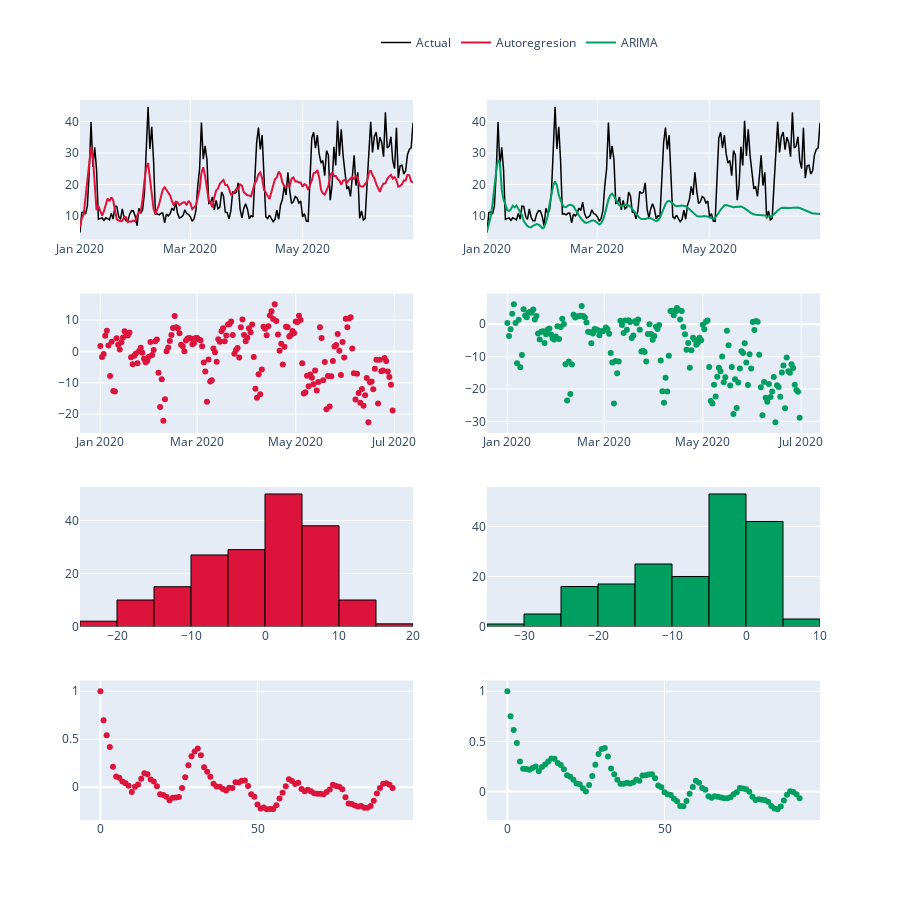

The cell this chart's notebook holds for it:
### Markdown cell above
---
# Residual Diagnostic for Testing Set

---
The residual diagnostic for testing set and improving the forecasting ability will be left for future work.

### Code cell
fig = make_subplots(rows=4, cols=2)

autoreg_acf = acf(autoreg_predict["error"], nlags=93)
arima_acf = acf(arima_predict["error"], nlags=93)
lags = [val for val in range(len(arima_acf))]


plot_trace = [ go.Scatter(x=test_set["power_date"], y=test_set["value (k_wh)"], line=dict(color="black", width=1.5)
                           , showlegend=True, legendgroup="Actual", name="Actual")
                , go.Scatter(x=test_set["power_date"], y=test_set["value (k_wh)"], line=dict(color="black", width=1.5)
                           , showlegend=False, legendgroup="Actual", name="Actual")
                , go.Scatter(x=autoreg_predict.index, y=autoreg_predict["predicted"], line=dict(color="#DC143C")
                              , showlegend=True, legendgroup="Autoregression", name="Autoregresion")
                , go.Scatter(x=arima_predict.index, y=arima_predict["predicted_mean"], line=dict(color="#009E60")
                              , showlegend=True, legendgroup="ARIMA", name="ARIMA")]

residual_dist = [ go.Scatter(x=autoreg_predict.index, y=autoreg_predict["error"]
                             , mode="markers", marker=dict(color="#DC143C")
                             , showlegend=False, legendgroup="Autoregression", name="Autoregresion")
                , go.Scatter(x=arima_predict.index, y=arima_predict["error"]
                             , mode="markers", marker=dict(color="#009E60")
                             , showlegend=False, legendgroup="ARIMA", name="ARIMA")]

residual_dist_2 = [ go.Histogram(x=autoreg_predict["error"], marker=dict(color="#DC143C", line_width=1, line_color="black")
                                , showlegend=False, legendgroup="Autoregression", name="Autoregresion")
                    , go.Histogram(x=arima_predict["error"], marker=dict(color="#009E60", line_width=1, line_color="black")
                                , showlegend=False, legendgroup="ARIMA", name="ARIMA")
                    ]

acf_traces = [ go.Scatter(x=lags, y=autoreg_acf
                             , mode="markers", marker=dict(color="#DC143C")
                             , showlegend=False, legendgroup="Autoregression", name="Autoregresion")
                , go.Scatter(x=lags, y=arima_acf
                             , mode="markers", marker=dict(color="#009E60")
                             , showlegend=False, legendgroup="ARIMA", name="ARIMA")]

for num, md in enumerate(plot_trace):
    fig.add_trace(md, row=1, col=num%2+1)

for num, md in enumerate(residual_dist):
    fig.add_trace(md, row=2, col=num%2+1)

for num, md in enumerate(residual_dist_2):
    fig.add_trace(md, row=3, col=num%2+1)

for num, md in enumerate(acf_traces):
    fig.add_trace(md, row=4, col=num%2+1)


fig.update_layout(height=900, legend=dict(yanchor="top", y=1.1, xanchor="left", x=0.4, orientation="h"))



fig.show()

### Figure 1 — Plotly figure (JSON) as saved in the notebook; plotly's stock layout.template omitted (floating-point values rounded to 4 significant figures; data arrays with more than 128 entries replaced by an {"elided": "..."} marker saying what was removed)
{"data": [{"legendgroup": "Actual", "line": {"color": "black", "width": 1.5}, "name": "Actual", "showlegend": true, "type": "scatter", "x": {"elided": "182 str values"}, "xaxis": "x", "y": {"elided": "182 float values"}, "yaxis": "y"}, {"legendgroup": "Actual", "line": {"color": "black", "width": 1.5}, "name": "Actual", "showlegend": false, "type": "scatter", "x": {"elided": "182 str values"}, "xaxis": "x2", "y": {"elided": "182 float values"}, "yaxis": "y2"}, {"legendgroup": "Autoregression", "line": {"color": "#DC143C"}, "name": "Autoregresion", "showlegend": true, "type": "scatter", "x": {"elided": "182 str values"}, "xaxis": "x", "y": {"elided": "182 float values"}, "yaxis": "y"}, {"legendgroup": "ARIMA", "line": {"color": "#009E60"}, "name": "ARIMA", "showlegend": true, "type": "scatter", "x": {"elided": "182 str values"}, "xaxis": "x2", "y": {"elided": "182 float values"}, "yaxis": "y2"}, {"legendgroup": "Autoregression", "marker": {"color": "#DC143C"}, "mode": "markers", "name": "Autoregresion", "showlegend": false, "type": "scatter", "x": {"elided": "182 str values"}, "xaxis": "x3", "y": {"elided": "182 float values"}, "yaxis": "y3"}, {"legendgroup": "ARIMA", "marker": {"color": "#009E60"}, "mode": "markers", "name": "ARIMA", "showlegend": false, "type": "scatter", "x": {"elided": "182 str values"}, "xaxis": "x4", "y": {"elided": "182 float values"}, "yaxis": "y4"}, {"legendgroup": "Autoregression", "marker": {"color": "#DC143C", "line": {"color": "black", "width": 1}}, "name": "Autoregresion", "showlegend": false, "type": "histogram", "x": {"elided": "182 float values"}, "xaxis": "x5", "yaxis": "y5"}, {"legendgroup": "ARIMA", "marker": {"color": "#009E60", "line": {"color": "black", "width": 1}}, "name": "ARIMA", "showlegend": false, "type": "histogram", "x": {"elided": "182 float values"}, "xaxis": "x6", "yaxis": "y6"}, {"legendgroup": "Autoregression", "marker": {"color": "#DC143C"}, "mode": "markers", "name": "Autoregresion", "showlegend": false, "type": "scatter", "x": [0, 1, 2, 3, 4, 5, 6, 7, 8, 9, 10, 11, 12, 13, 14, 15, 16, 17, 18, 19, 20, 21, 22, 23, 24, 25, 26, 27, 28, 29, 30, 31, 32, 33, 34, 35, 36, 37, 38, 39, 40, 41, 42, 43, 44, 45, 46, 47, 48, 49, 50, 51, 52, 53, 54, 55, 56, 57, 58, 59, 60, 61, 62, 63, 64, 65, 66, 67, 68, 69, 70, 71, 72, 73, 74, 75, 76, 77, 78, 79, 80, 81, 82, 83, 84, 85, 86, 87, 88, 89, 90, 91, 92, 93], "xaxis": "x7", "y": [1, 0.6987, 0.5421, 0.4194, 0.2141, 0.1113, 0.09755, 0.06031, 0.04138, 0.01505, -0.04941, 0.003999, 0.02873, 0.08725, 0.1446, 0.1348, 0.08, 0.05986, 0.00843, -0.07269, -0.08213, -0.101, -0.136, -0.1091, -0.1063, -0.1021, -0.009449, 0.1042, 0.2282, 0.3214, 0.3712, 0.4033, 0.3325, 0.2075, 0.16, 0.1098, 0.03695, 0.007353, 0.004666, -0.01941, -0.03367, -0.006619, -0.007695, 0.05091, 0.04819, 0.06661, 0.0688, 0.01224, -0.07441, -0.1008, -0.1818, -0.2219, -0.2127, -0.2302, -0.2262, -0.2273, -0.1882, -0.1192, -0.05847, 0.009105, 0.08328, 0.06425, 0.03307, 0.04569, -0.01864, -0.04264, -0.02617, -0.04136, -0.06373, -0.06949, -0.06915, -0.07359, -0.04931, -0.02528, 0.02651, 0.01102, 0.004441, -0.02143, -0.105, -0.169, -0.1746, -0.1897, -0.2008, -0.1967, -0.2132, -0.215, -0.1954, -0.1416, -0.06486, -0.00939, 0.0346, 0.0412, 0.02451, -0.009231], "yaxis": "y7"}, {"legendgroup": "ARIMA", "marker": {"color": "#009E60"}, "mode": "markers", "name": "ARIMA", "showlegend": false, "type": "scatter", "x": [0, 1, 2, 3, 4, 5, 6, 7, 8, 9, 10, 11, 12, 13, 14, 15, 16, 17, 18, 19, 20, 21, 22, 23, 24, 25, 26, 27, 28, 29, 30, 31, 32, 33, 34, 35, 36, 37, 38, 39, 40, 41, 42, 43, 44, 45, 46, 47, 48, 49, 50, 51, 52, 53, 54, 55, 56, 57, 58, 59, 60, 61, 62, 63, 64, 65, 66, 67, 68, 69, 70, 71, 72, 73, 74, 75, 76, 77, 78, 79, 80, 81, 82, 83, 84, 85, 86, 87, 88, 89, 90, 91, 92, 93], "xaxis": "x8", "y": [1, 0.7497, 0.6149, 0.4844, 0.301, 0.2283, 0.2263, 0.2172, 0.2355, 0.2513, 0.2035, 0.2443, 0.2699, 0.3006, 0.3296, 0.3272, 0.2851, 0.2641, 0.2227, 0.1641, 0.1492, 0.1185, 0.08088, 0.07383, 0.03317, 0.001567, 0.06633, 0.1566, 0.2688, 0.3759, 0.425, 0.435, 0.3503, 0.2304, 0.1723, 0.1191, 0.07789, 0.07775, 0.08903, 0.08164, 0.09023, 0.1171, 0.1084, 0.1612, 0.1633, 0.1705, 0.1719, 0.1327, 0.06081, 0.04425, -0.007158, -0.02526, -0.03369, -0.07229, -0.09654, -0.1432, -0.1461, -0.0944, -0.02016, 0.04546, 0.1078, 0.08768, 0.03612, 0.01745, -0.04671, -0.06012, -0.04603, -0.05068, -0.05937, -0.06673, -0.06607, -0.05711, -0.02604, -0.005803, 0.03523, 0.03, 0.02248, -0.001153, -0.04993, -0.08291, -0.07687, -0.0815, -0.0853, -0.1019, -0.1437, -0.1675, -0.1759, -0.1492, -0.08874, -0.03, 0.004067, -0.003178, -0.02528, -0.06567], "yaxis": "y8"}], "layout": {"height": 900, "legend": {"orientation": "h", "x": 0.4, "xanchor": "left", "y": 1.1, "yanchor": "top"}, "xaxis": {"anchor": "y", "domain": [0, 0.45]}, "xaxis2": {"anchor": "y2", "domain": [0.55, 1]}, "xaxis3": {"anchor": "y3", "domain": [0, 0.45]}, "xaxis4": {"anchor": "y4", "domain": [0.55, 1]}, "xaxis5": {"anchor": "y5", "domain": [0, 0.45]}, "xaxis6": {"anchor": "y6", "domain": [0.55, 1]}, "xaxis7": {"anchor": "y7", "domain": [0, 0.45]}, "xaxis8": {"anchor": "y8", "domain": [0.55, 1]}, "yaxis": {"anchor": "x", "domain": [0.8063, 1]}, "yaxis2": {"anchor": "x2", "domain": [0.8063, 1]}, "yaxis3": {"anchor": "x3", "domain": [0.5375, 0.7312]}, "yaxis4": {"anchor": "x4", "domain": [0.5375, 0.7312]}, "yaxis5": {"anchor": "x5", "domain": [0.2687, 0.4625]}, "yaxis6": {"anchor": "x6", "domain": [0.2687, 0.4625]}, "yaxis7": {"anchor": "x7", "domain": [0, 0.1938]}, "yaxis8": {"anchor": "x8", "domain": [0, 0.1938]}}}
